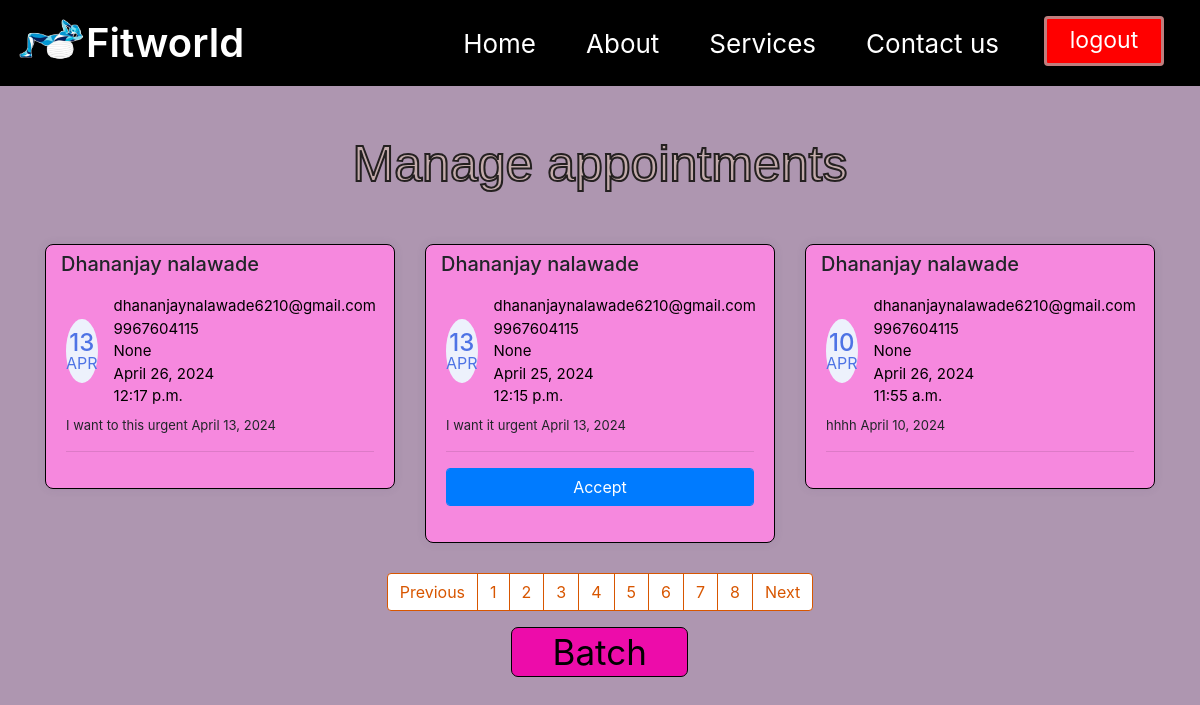
The page /PAppointment?page=3 on the database its author committed.
### myapp/models.py (models this page shows, shortened)
class Appointment(models.Model):
    first_name = models.CharField(max_length=255)
    last_name = models.CharField(max_length=255)
    email = models.CharField(max_length=50)
    request = models.TextField(blank = True)
    phone = models.CharField(max_length=10)
    sent_date = models.DateField( auto_now_add=False,default=True)
    accepted = models.BooleanField(default=False)
    accepted_date = models.DateField( auto_now_add=False, null=True, blank=True)
    course = models.CharField(max_length=100, null=True)
    event_time =models.TimeField(auto_now=True, auto_now_add=False)
    request_date =models.DateField(auto_now=False, auto_now_add=False)
    class Meta:
        ordering =["-sent_date"]

### myapp/views.py (the view, shortened to what this page needs)
# urls.py: path("PAppointment", ManageAppointmentTemplateView.as_view(), name="manage"),
class ManageAppointmentTemplateView(ListView):
    template_name = "PAppointment.html"
    model = Appointment
    context_object_name = "appointments"
    login_required = True
    paginate_by = 3
    def get_context_data(self,*args, **kwargs):
        context = super().get_context_data(*args, **kwargs)
        appointments = Appointment.objects.all()
        context.update({
            "title":"Manage Appointments"
        })
        return context

### template/PAppointment.html (shortened to what this page needs)
{% extends '1.html' %}
{% block body %}
<body>
    <div class="container mt-5">
        <div class="content">
            <h3>
                Manage appointments
            </h3>
        </div>
        <div class="row">
        {% for app in appointments %}
            <div class="col-lg-4">
                <div class="card card-margin">
                    <div class="card-header no-border">
                        <h5 class="card-title">{{app.first_name}} {{app.last_name}}</h5>
                    </div>
                    <div class="card-body pt-0">
                        <div class="widget-49">
                            <div class="widget-49-title-wrapper">
                                <div class="widget-49-date-primary">
                                    <span class="widget-49-date-day">{{app.sent_date|date:"d"}}</span>
                                    <span class="widget-49-date-month">{{app.sent_date|date:"M"}}</span>
                                </div>
                                <div class="widget-49-meeting-info">
                                    <span class="widget-49-pro-title">{{app.email}}</span>
                                    <span class="widget-49-pro-title">{{app.phone}}</span>
                                    <span class="widget-49-pro-title">{{app.course}}</span>
                                    <span class="widget-49-pro-title">{{app.request_date}}</span>
                                    <span class="widget-49-pro-title">{{app.event_time}}</span>
                                </div>
                            </div>
                            <div class="widget-49-meeting-points">
                                <span>{{app.request}}</span>
                                <span>{{app.sent_date}}</span>
                            </div>
                            <hr class="w-100">
                            {% if app.accepted == False %}
                            <form method="POST" action="{% url 'manage' %}">
                            <div class="form-group">
                                <input class="btn-block btn-primary form-control" type="submit" value="Accept">
                            </div>
                            </form>
                            {% endif %}
                        </div>
                    </div>
                </div>
            </div>
        {% endfor %}
        </div>
        {% if is_paginated %}
        <div class="wrapper">
            <nav aria-label="Page navigation example">
                <ul class="pagination">
                    {% if page_obj.has_previous %}
                    <li class="page-item"><a class="page-link" href="?page={{page_obj.prebious_page_number}}">Previous</a></li>
                    {% endif %}
                    {% for number in page_obj.paginator.page_range %}
                    <li class="page-item"><a class="page-link" href="?page={{number}}">{{number}}</a></li>
                    {% endfor %}
                    {% if page_obj.has_next %}
                    <li class="page-item"><a class="page-link" href="?page={{page_obj.prebious_page_number}}">Next</a></li>
                    {% endif %}
                </ul>
            </nav>
        </div>
        {% endif %}
        <button><a href="/managebatch">Batch</a></button>
        {% endblock body %}

### template/PAppointment.html (style rules this page uses)
body { background-color: #AE96B0; }
.card-margin { margin-bottom: 1.875rem; }
.card { border: 0; box-shadow: 0px 0px 10px 0px rgba(82, 63, 105, 0.1); -webkit-box-shadow: 0px 0px 10px 0px rgba(82, 63, 105, 0.1); -moz-box-shadow: 0px 0px 10px 0px rgba(82, 63, 105, 0.1); -ms-box-shadow: 0px 0px 10px 0px rgba(82, 63, 105, 0.1); }
.card { position: relative; display: flex; flex-direction: column; min-width: 0; word-wrap: break-word; background-color: #f688de; background-clip: border-box; border: 1px solid #000000; border-radius: 8px; }
.card .card-header.no-border { border: 0; }
.card .card-header { background: none; padding: 0 0.9375rem; font-weight: 500; display: flex; align-items: center; min-height: 50px; }
.card-header:first-child { border-radius: calc(8px - 1px) calc(8px - 1px) 0 0; }
.widget-49 .widget-49-title-wrapper { display: flex; align-items: center; }
.widget-49 .widget-49-title-wrapper .widget-49-date-primary { display: flex; align-items: center; justify-content: center; flex-direction: column; background-color: #edf1fc; width: 4rem; height: 4rem; border-radius: 50%; }
.widget-49 .widget-49-title-wrapper .widget-49-date-primary .widget-49-date-day { color: #4e73e5; font-weight: 500; font-size: 1.5rem; line-height: 1; }
.widget-49 .widget-49-title-wrapper .widget-49-date-primary .widget-49-date-month { color: #4e73e5; line-height: 1; font-size: 1rem; text-transform: uppercase; }
.widget-49 .widget-49-title-wrapper .widget-49-meeting-info { display: flex; flex-direction: column; margin-left: 1rem; }
.widget-49 .widget-49-title-wrapper .widget-49-meeting-info .widget-49-pro-title { color: #000000; font-size: 15px; }
.widget-49 .widget-49-meeting-points { font-weight: 400; font-size: 13px; margin-top: .5rem; }
.wrapper { display: flex; justify-content: center; align-items: center }
.page-link { position: relative; display: block; color: #D85600 !important; text-decoration: none; background-color: #fff; border: 1px solid #D85600 !important }
button { display: flex; justify-content: center; align-items: center; margin-left: 42%; text-decoration: none; background-color:#ED0CAA; color: black; width: 177px; height: 50px; font-size: 35px; font-weight: 400; border-radius: 7px; border: 1px solid black; }
button a { text-decoration: none; color: #000000; }
.content h3 { font-size: 50px; text-align: center; margin-bottom: 50px; -webkit-text-stroke-color: rgb(36, 32, 32); -webkit-text-stroke-width: 2px; color: rgb(195, 171, 171); font-family: 'Fasthand', cursive; font-family: 'Poppins', sans-serif; font-family: 'Russo One', sans-serif; }

### rows shown on the page
Appointment: first_name "Dhananjay", last_name "nalawade", sent_date "13", sent_date "APR", email "dhananjaynalawade6210@gmail.com", phone "9967604115", course "None", request_date "April 26, 2024", event_time "12:17 p.m.", request "I want to this urgent", sent_date "April 13, 2024"
Appointment: first_name "Dhananjay", last_name "nalawade", sent_date "13", sent_date "APR", email "dhananjaynalawade6210@gmail.com", phone "9967604115", course "None", request_date "April 25, 2024", event_time "12:15 p.m.", request "I want it urgent", sent_date "April 13, 2024"
Appointment: first_name "Dhananjay", last_name "nalawade", sent_date "10", sent_date "APR", email "dhananjaynalawade6210@gmail.com", phone "9967604115", course "None", request_date "April 26, 2024", event_time "11:55 a.m.", request "hhhh", sent_date "April 10, 2024"

### other values the page prints
{{ number }} "1" "2" "3" "4" "5" "6" "7" "8"
